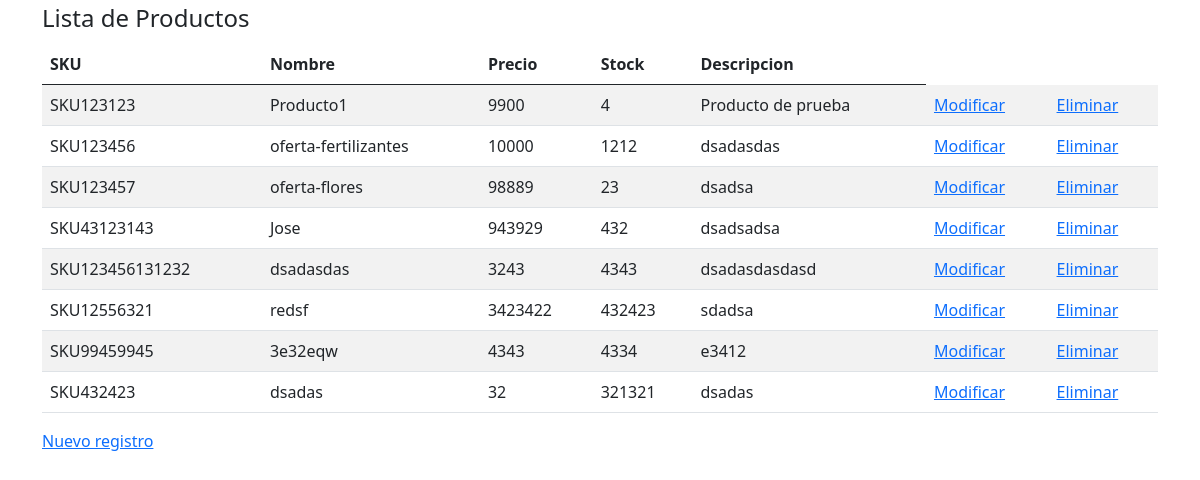
/registro/, run on an earlier commit of the app's database.
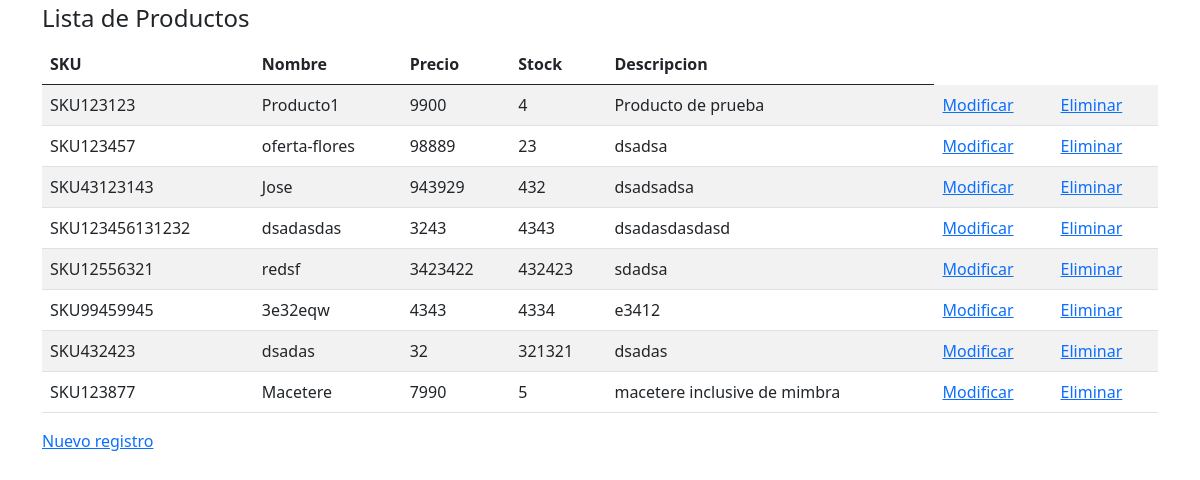
And on a later commit of the database.
### core/models.py (models this page shows, shortened)
class Producto(models.Model):
    sku = models.CharField(max_length=15, primary_key=True, verbose_name='SKU')
    nombre = models.CharField(max_length=150)
    descripcion = models.CharField(max_length=1000, null=True, blank=True)
    precio = models.IntegerField()
    stock = models.IntegerField()
    categoria = models.ForeignKey(Categoria,null=True, on_delete=models.CASCADE)

### core/views.py (the view)
# urls.py: path('', home, name="home"),
def home(request):
    productos = Producto.objects.all()
    datos = {
        'productos': productos
    }
    return render(request, 'core/home.html', datos)

### core/templates/core/home.html (shortened to what this page needs)
<!doctype html>
<html lang="en">
  <head>
    <link href="https://cdn.jsdelivr.net/npm/bootstrap@5.0.1/dist/css/bootstrap.min.css" rel="stylesheet">
  </head>
  <body>
    <div class="container">
        <div class="row">
          <fieldset class="border-primary">
            <legend>Lista de Productos</legend>
            <table class="table table-striped table-hover">
              <thead>
                <tr>
                  <th scope="col">SKU</th>
                  <th scope="col">Nombre</th>
                  <th scope="col">Precio</th>
                  <th scope="col">Stock</th>
                  <th scope="col">Descripcion</th>
                </tr>
              </thead>
                <tbody>
                  {% for producto in productos %}
                  <tr>
                    <td>{{producto.sku}}</td>
                    <td>{{producto.nombre}}</td>
                    <td>{{producto.precio}}</td>
                    <td>{{producto.stock}}</td>
                    <td>{{producto.descripcion}}</td>
                    <td><a href="{% url 'update' producto.sku %}">Modificar</a></td>
                    <td><a href="{% url 'delete' producto.sku %}">Eliminar</a></td>
                  </tr>
                  {% endfor %}
                </tbody>
            </table>
            </fieldset>
            <a href="{% url 'create' %}">Nuevo registro</a>
        </div>
    </div>
  </body>
</html>

What changed in the data, as far as the page shows it:
removed Producto: sku "SKU123456", nombre "oferta-fertilizantes", precio "10000", stock "1212", descripcion "dsadasdas"
added Producto: sku "SKU123877", nombre "Macetere", precio "7990", stock "5", descripcion "macetere inclusive de mimbra"
